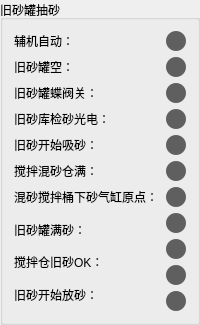
            <widget class="QGroupBox" name="groupBox_2">
             <property name="title">
              <string>旧砂罐抽砂</string>
             </property>
             <layout class="QGridLayout" name="gridLayout_3">
              <item row="0" column="0">
               <widget class="QLabel" name="label_21">
                <property name="text">
                 <string>辅机自动：</string>
                </property>
               </widget>
              </item>
              <item row="0" column="1">
               <widget class="QLabel" name="label_28">
                <property name="minimumSize">
                 <size>
                  <width>20</width>
                  <height>20</height>
                 </size>
                </property>
                <property name="maximumSize">
                 <size>
                  <width>20</width>
                  <height>20</height>
                 </size>
                </property>
                <property name="styleSheet">
                 <string notr="true">border-radius: 10px;
background-color: rgb(95, 95, 95);</string>
                </property>
                <property name="text">
                 <string/>
                </property>
               </widget>
              </item>
              <item row="1" column="0">
               <widget class="QLabel" name="label_22">
                <property name="text">
                 <string>旧砂罐空：</string>
                </property>
               </widget>
              </item>
              <item row="1" column="1">
               <widget class="QLabel" name="label_30">
                <property name="minimumSize">
                 <size>
                  <width>20</width>
                  <height>20</height>
                 </size>
                </property>
                <property name="maximumSize">
                 <size>
                  <width>20</width>
                  <height>20</height>
                 </size>
                </property>
                <property name="styleSheet">
                 <string notr="true">border-radius: 10px;
background-color: rgb(95, 95, 95);</string>
                </property>
                <property name="text">
                 <string/>
                </property>
               </widget>
              </item>
              <item row="2" column="0">
               <widget class="QLabel" name="label_23">
                <property name="text">
                 <string>旧砂罐蝶阀关：</string>
                </property>
               </widget>
              </item>
              <item row="2" column="1">
               <widget class="QLabel" name="label_306">
                <property name="minimumSize">
                 <size>
                  <width>20</width>
                  <height>20</height>
                 </size>
                </property>
                <property name="maximumSize">
                 <size>
                  <width>20</width>
                  <height>20</height>
                 </size>
                </property>
                <property name="styleSheet">
                 <string notr="true">border-radius: 10px;
background-color: rgb(95, 95, 95);</string>
                </property>
                <property name="text">
                 <string/>
                </property>
               </widget>
              </item>
              <item row="3" column="0">
               <widget class="QLabel" name="label_24">
                <property name="text">
                 <string>旧砂库检砂光电：</string>
                </property>
               </widget>
              </item>
              <item row="3" column="1">
               <widget class="QLabel" name="label_301">
                <property name="minimumSize">
                 <size>
                  <width>20</width>
                  <height>20</height>
                 </size>
                </property>
                <property name="maximumSize">
                 <size>
                  <width>20</width>
                  <height>20</height>
                 </size>
                </property>
                <property name="styleSheet">
                 <string notr="true">border-radius: 10px;
background-color: rgb(95, 95, 95);</string>
                </property>
                <property name="text">
                 <string/>
                </property>
               </widget>
              </item>
              <item row="4" column="0">
               <widget class="QLabel" name="label_25">
                <property name="text">
                 <string>旧砂开始吸砂：</string>
                </property>
               </widget>
              </item>
              <item row="4" column="1">
               <widget class="QLabel" name="label_299">
                <property name="minimumSize">
                 <size>
                  <width>20</width>
                  <height>20</height>
                 </size>
                </property>
                <property name="maximumSize">
                 <size>
                  <width>20</width>
                  <height>20</height>
                 </size>
                </property>
                <property name="styleSheet">
                 <string notr="true">border-radius: 10px;
background-color: rgb(95, 95, 95);</string>
                </property>
                <property name="text">
                 <string/>
                </property>
               </widget>
              </item>
              <item row="5" column="0">
               <widget class="QLabel" name="label_26">
                <property name="text">
                 <string>搅拌混砂仓满：</string>
                </property>
               </widget>
              </item>
              <item row="5" column="1">
               <widget class="QLabel" name="label_304">
                <property name="minimumSize">
                 <size>
                  <width>20</width>
                  <height>20</height>
                 </size>
                </property>
                <property name="maximumSize">
                 <size>
                  <width>20</width>
                  <height>20</height>
                 </size>
                </property>
                <property name="styleSheet">
                 <string notr="true">border-radius: 10px;
background-color: rgb(95, 95, 95);</string>
                </property>
                <property name="text">
                 <string/>
                </property>
               </widget>
              </item>
              <item row="6" column="0">
               <widget class="QLabel" name="label_27">
                <property name="text">
                 <string>混砂搅拌桶下砂气缸原点：</string>
                </property>
               </widget>
              </item>
              <item row="6" column="1">
               <widget class="QLabel" name="label_302">
                <property name="minimumSize">
                 <size>
                  <width>20</width>
                  <height>20</height>
                 </size>
                </property>
                <property name="maximumSize">
                 <size>
                  <width>20</width>
                  <height>20</height>
                 </size>
                </property>
                <property name="styleSheet">
                 <string notr="true">border-radius: 10px;
background-color: rgb(95, 95, 95);</string>
                </property>
                <property name="text">
                 <string/>
                </property>
               </widget>
              </item>
              <item row="7" column="0" rowspan="2">
               <widget class="QLabel" name="label_29">
                <property name="text">
                 <string>旧砂罐满砂：</string>
                </property>
               </widget>
              </item>
              <item row="7" column="1">
               <widget class="QLabel" name="label_307">
                <property name="minimumSize">
                 <size>
                  <width>20</width>
                  <height>20</height>
                 </size>
                </property>
                <property name="maximumSize">
                 <size>
                  <width>20</width>
                  <height>20</height>
                 </size>
                </property>
                <property name="styleSheet">
                 <string notr="true">border-radius: 10px;
background-color: rgb(95, 95, 95);</string>
                </property>
                <property name="text">
                 <string/>
                </property>
               </widget>
              </item>
              <item row="8" column="1" rowspan="2">
               <widget class="QLabel" name="label_300">
                <property name="minimumSize">
                 <size>
                  <width>20</width>
                  <height>20</height>
                 </size>
                </property>
                <property name="maximumSize">
                 <size>
                  <width>20</width>
                  <height>20</height>
                 </size>
                </property>
                <property name="styleSheet">
                 <string notr="true">border-radius: 10px;
background-color: rgb(95, 95, 95);</string>
                </property>
                <property name="text">
                 <string/>
                </property>
               </widget>
              </item>
              <item row="9" column="0" rowspan="2">
               <widget class="QLabel" name="label_31">
                <property name="text">
                 <string>搅拌仓旧砂OK：</string>
                </property>
               </widget>
              </item>
              <item row="10" column="1" rowspan="2">
               <widget class="QLabel" name="label_303">
                <property name="minimumSize">
                 <size>
                  <width>20</width>
                  <height>20</height>
                 </size>
                </property>
                <property name="maximumSize">
                 <size>
                  <width>20</width>
                  <height>20</height>
                 </size>
                </property>
                <property name="styleSheet">
                 <string notr="true">border-radius: 10px;
background-color: rgb(95, 95, 95);</string>
                </property>
                <property name="text">
                 <string/>
                </property>
               </widget>
              </item>
              <item row="11" column="0" rowspan="2">
               <widget class="QLabel" name="label_32">
                <property name="text">
                 <string>旧砂开始放砂：</string>
                </property>
               </widget>
              </item>
              <item row="12" column="1">
               <widget class="QLabel" name="label_305">
                <property name="minimumSize">
                 <size>
                  <width>20</width>
                  <height>20</height>
                 </size>
                </property>
                <property name="maximumSize">
                 <size>
                  <width>20</width>
                  <height>20</height>
                 </size>
                </property>
                <property name="styleSheet">
                 <string notr="true">border-radius: 10px;
background-color: rgb(95, 95, 95);</string>
                </property>
                <property name="text">
                 <string/>
                </property>
               </widget>
              </item>
             </layout>
            </widget>
